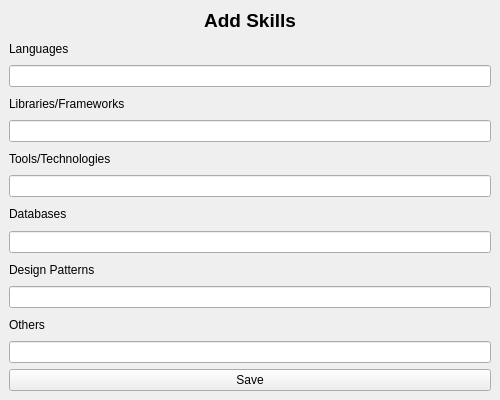
<?xml version="1.0" encoding="UTF-8"?>
<ui version="4.0">
 <class>AddSkillsWindow</class>
 <widget class="QMainWindow" name="AddSkillsWindow">
  <property name="geometry">
   <rect>
    <x>100</x>
    <y>100</y>
    <width>500</width>
    <height>400</height>
   </rect>
  </property>
  <property name="windowTitle">
   <string>Add Skills</string>
  </property>
  <widget class="QWidget" name="centralwidget">
   <layout class="QVBoxLayout" name="verticalLayout">
    <item>
     <widget class="QLabel" name="labelTitle">
      <property name="text">
       <string>Add Skills</string>
      </property>
      <property name="alignment">
       <set>Qt::AlignCenter</set>
      </property>
      <property name="font">
       <font>
        <pointsize>14</pointsize>
        <weight>75</weight>
        <bold>true</bold>
       </font>
      </property>
     </widget>
    </item>
    <item>
     <widget class="QLabel" name="labelLanguages">
      <property name="text">
       <string>Languages</string>
      </property>
     </widget>
    </item>
    <item>
     <widget class="QLineEdit" name="inputLanguages"/>
    </item>
    <item>
     <widget class="QLabel" name="labelLibrariesFramework">
      <property name="text">
       <string>Libraries/Frameworks</string>
      </property>
     </widget>
    </item>
    <item>
     <widget class="QLineEdit" name="inputLibrariesFramework"/>
    </item>
    <item>
     <widget class="QLabel" name="labelToolsTechnologies">
      <property name="text">
       <string>Tools/Technologies</string>
      </property>
     </widget>
    </item>
    <item>
     <widget class="QLineEdit" name="inputToolsTechnologies"/>
    </item>
    <item>
     <widget class="QLabel" name="labelDatabases">
      <property name="text">
       <string>Databases</string>
      </property>
     </widget>
    </item>
    <item>
     <widget class="QLineEdit" name="inputDatabases"/>
    </item>
    <item>
     <widget class="QLabel" name="labelDesignPatterns">
      <property name="text">
       <string>Design Patterns</string>
      </property>
     </widget>
    </item>
    <item>
     <widget class="QLineEdit" name="inputDesignPatterns"/>
    </item>
    <item>
     <widget class="QLabel" name="labelOthers">
      <property name="text">
       <string>Others</string>
      </property>
     </widget>
    </item>
    <item>
     <widget class="QLineEdit" name="inputOthers"/>
    </item>
    <item>
     <widget class="QPushButton" name="saveButton">
      <property name="text">
       <string>Save</string>
      </property>
     </widget>
    </item>
   </layout>
  </widget>
 </widget>
 <resources/>
 <connections/>
</ui>
